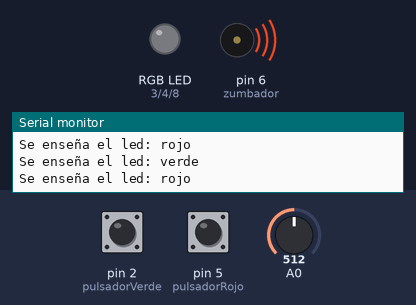
Bench run of a sketch on a simulated Arduino Uno, built with avr-gcc and run on an emulated ATmega328P. Shown: an RGB LED mixed from three pins (HIGH = lit), buzzer (waves = sounding), the last lines printed to the serial monitor. The inputs (shaded band) are chosen by the test bench; at power-on: pin 2 (pulsadorVerde) LOW, pin 5 (pulsadorRojo) LOW, A0 = 512. Random numbers use the default seed unless the sketch sets one.

Above: at 7.8 s.
7.9 s: pin 2 (pulsadorVerde) pulled HIGH for 0.85 s
At 9.1 s:
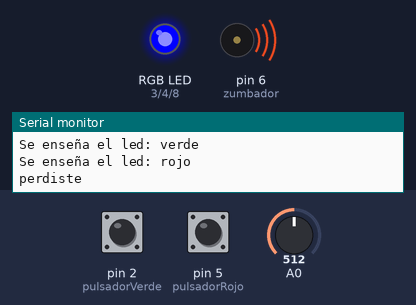
At 14.3 s:
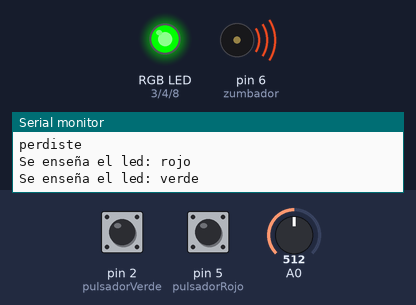
Timing chart, 0 to 18.0 s (numbered marks = the images above; inputs shaded):
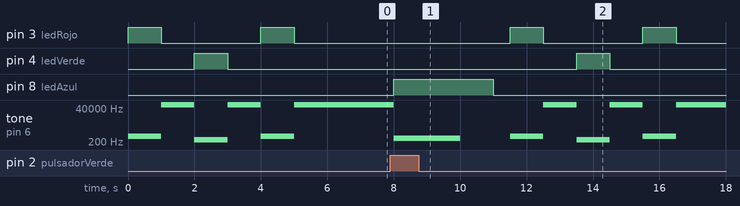

The sketch:

Juego_de_Simon_RGBE.ino
```cpp
int pulsadorVerde = 2;
int ledRojo = 3;
int ledVerde = 4;
int ledAzul = 8;
int pulsadorRojo = 5;

int zumbador = 6;

int secuencia[8];

int nAciertos = 2;

int song[] = {261, 349, 392, 440, 392, 330, -10, 261, 349, 392, 440,
392, -10, -10, 261, 349, 392, 440, 392, 330, -10, 330, 349, 330, 261,
261};

boolean acierto = false;

void setup() {
  Serial.begin(9600);

  pinMode(pulsadorVerde,INPUT);
  pinMode(ledRojo,OUTPUT);
  pinMode(ledVerde,OUTPUT);
  pinMode(ledAzul,OUTPUT);
  pinMode(pulsadorRojo,INPUT);
  pinMode(zumbador,OUTPUT);

  randomSeed(analogRead(0));

  for(int i=0;i<3;i++){
    secuencia[i] = random(0,2);
  }
}
void(* resetFunc) (void) = 0;
void loop() {
  // put your main code here, to run repeatedly:
  comprobarVictoria();

  printSecuencia();

  comprobarSecuencia();
  delay(500);
  addNumber();
}

void addNumber(){
  //0 rojo, 1 verde;
  nAciertos++;

  int r = random(0,2);

  secuencia[nAciertos] = r;

}

void printSecuencia(){
   for(int i = 0;i<=nAciertos;i++){
    if(secuencia[i] == 0){
      tone(zumbador,500);
      digitalWrite(ledRojo,HIGH);
      digitalWrite(ledVerde,LOW);
      Serial.println("Se enseña el led: rojo");
    }else{
      tone(zumbador,274);
      digitalWrite(ledRojo,LOW);
      digitalWrite(ledVerde,HIGH);
      Serial.println("Se enseña el led: verde");
    }

    delay(1000);
    tone(zumbador,-10);
    digitalWrite(ledRojo,LOW);
    digitalWrite(ledVerde,LOW);
    delay(1000);
  }
}

void comprobarSecuencia(){
  int input = 0;
  while(input <= nAciertos ){
      if(digitalRead(pulsadorRojo)== HIGH){
        tone(zumbador,500);
        comprobarEntrada(0,input);
        digitalWrite(ledRojo,HIGH);
        digitalWrite(ledVerde,LOW);
        delay(200);
        digitalWrite(ledRojo,LOW);
        input++;
        Serial.println(" rojo "+digitalRead(pulsadorRojo));
      }else if(digitalRead(pulsadorVerde)==HIGH){
        tone(zumbador,274);
        comprobarEntrada(1,input);
        digitalWrite(ledRojo,LOW);
        digitalWrite(ledVerde,HIGH);
        delay(200);
        digitalWrite(ledVerde,LOW);
        input++;
        Serial.println(" verde "+digitalRead(pulsadorVerde));
      }
      delay(500);
      tone(zumbador,-10);
  }
}

void comprobarEntrada(int color,int i){
 if(!(secuencia[i] == color)){
  Serial.println("perdiste");
  digitalWrite(ledAzul,HIGH);
  tone(zumbador, 350);
  delay(2000);
  tone(zumbador,0);
  reiniciar();
 }
}

void comprobarVictoria(){
  if(nAciertos == 8){
      for (int i = 0; i < sizeof(song)/sizeof(int); i++) {
          tone(zumbador, song[i]);
          int r = random(0,3);
          switch(r){
            case 0:
              digitalWrite(ledAzul,LOW);
              digitalWrite(ledVerde,LOW);
              digitalWrite(ledRojo,HIGH);
              break;
            case 1:
              digitalWrite(ledAzul,LOW);
              digitalWrite(ledVerde,HIGH);
              digitalWrite(ledRojo,LOW);
              break;
            case 2:
              digitalWrite(ledAzul,HIGH);
              digitalWrite(ledVerde,LOW);
              digitalWrite(ledRojo,LOW);
              break;

          }
          delay(500);
        }

      Serial.print("ganaste");
//      digitalWrite(ledAzul,HIGH);
//      delay(500);
//      digitalWrite(ledAzul,LOW);
//      digitalWrite(ledRojo,HIGH);
//      delay(500);
//      digitalWrite(ledRojo,LOW);
//      digitalWrite(ledVerde,HIGH);
//      delay(500);
//      digitalWrite(ledVerde,LOW);
//      digitalWrite(ledAzul,HIGH);
//      delay(500);
//      digitalWrite(ledAzul,LOW);
//      digitalWrite(ledRojo,HIGH);
//      delay(500);
//      digitalWrite(ledRojo,LOW);
//      digitalWrite(ledVerde,HIGH);
//      delay(500);
//      digitalWrite(ledVerde,LOW);
      reiniciar();
  }
}

void reiniciar(){
  nAciertos = 2;
  delay(1000);
  digitalWrite(ledAzul,LOW);
  digitalWrite(ledRojo,LOW);
  digitalWrite(ledVerde,LOW);
  delay(500);
  resetFunc();
}
```

Measured:
- after the input at 7.9 s, pin 3 (ledRojo): alternates HIGH for 1.0 s and LOW for 3.0 s, starting after 3.6 s; pin 4 (ledVerde): LOW → HIGH after 5.6 s, → LOW 1.0 s later
